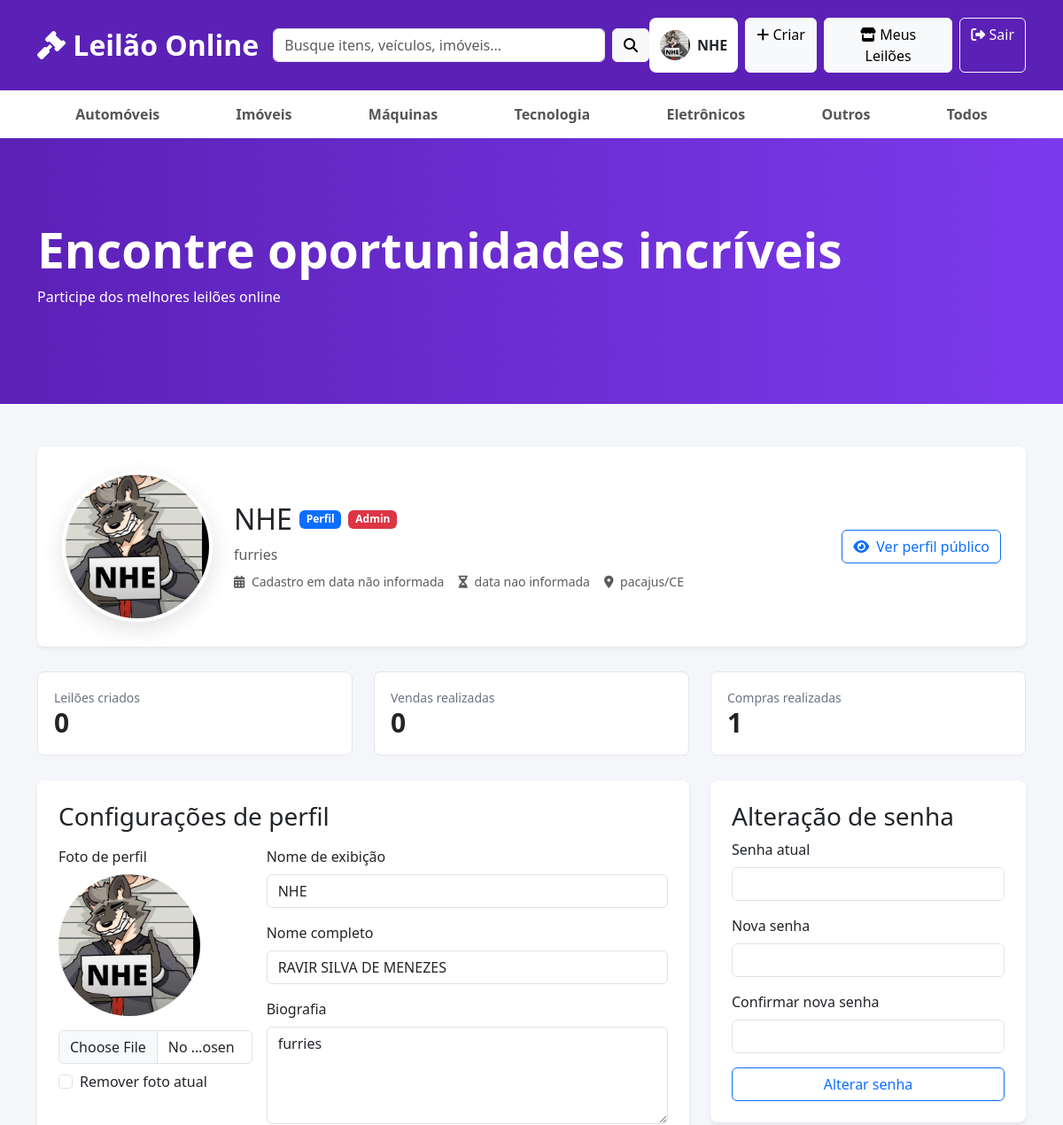
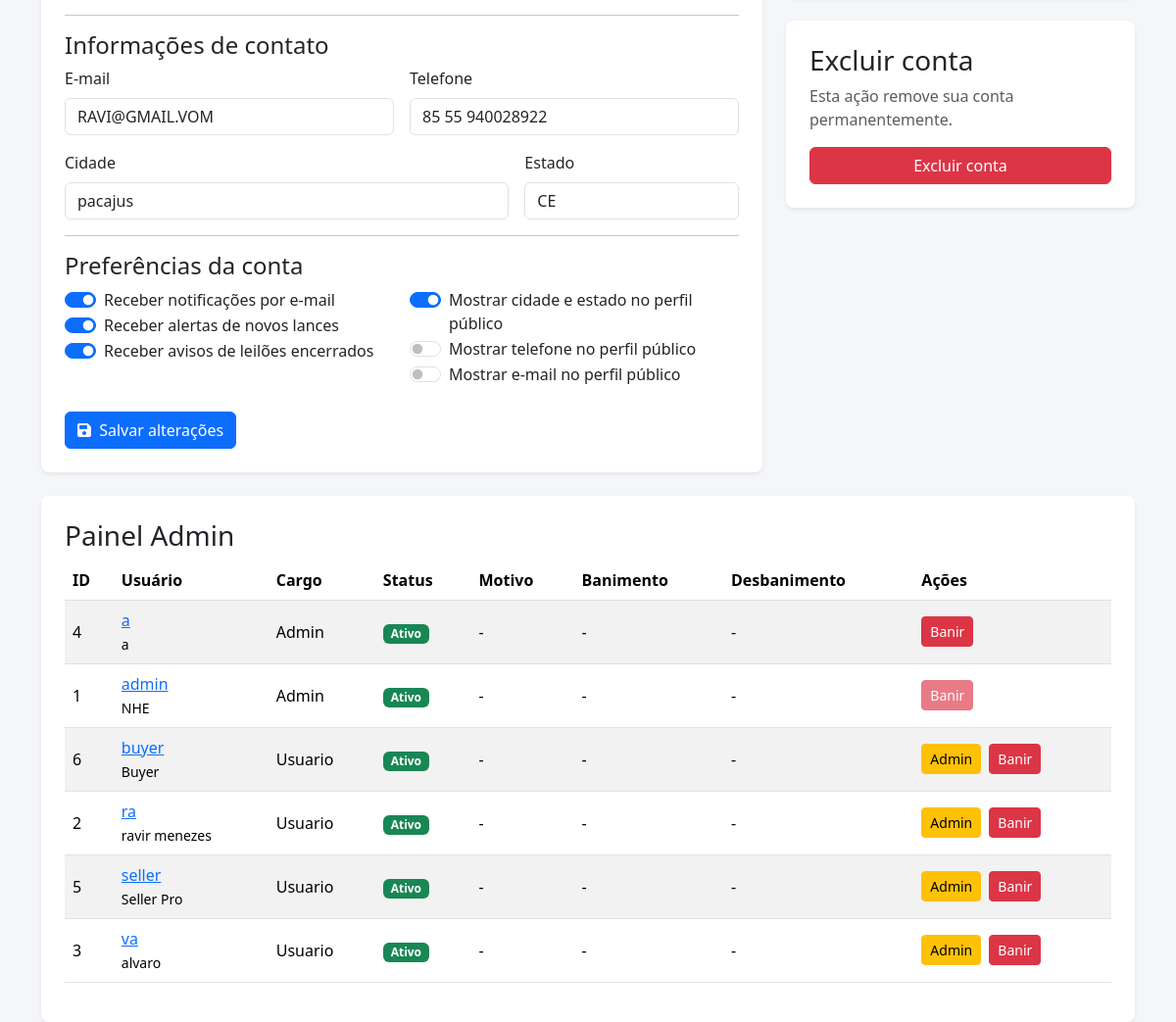
The app's page /perfil (signed in) with its own data (2 pictures, top to bottom).
### app.py (models this page shows)
class User(UserMixin, db.Model):
    foto = db.Column(
    db.String(200),
    default=FOTO_PADRAO
)
    id = db.Column(
        db.Integer,
        primary_key=True
    )
    username = db.Column(
        db.String(50),
        unique=True,
        nullable=False
    )
    password = db.Column(
        db.String(255),
        nullable=False
    )
    role = db.Column(
        db.String(20),
        default='Usuario'
    )
    nome_completo = db.Column(
        db.String(120)
    )
    telefone = db.Column(
        db.String(30)
    )
    email = db.Column(
        db.String(120)
    )
    cidade = db.Column(
        db.String(80)
    )
    estado = db.Column(
        db.String(2)
    )
    nome_exibicao = db.Column(
        db.String(80)
    )
    biografia = db.Column(
        db.Text
    )
    criado_em = db.Column(
        db.DateTime,
        default=datetime.utcnow
    )
    motivo_banimento = db.Column(
        db.Text
    )
    data_banimento = db.Column(
        db.DateTime
    )
    data_desbanimento = db.Column(
        db.DateTime
    )
    pref_email = db.Column(
        db.Boolean,
        default=True
    )
    pref_novos_lances = db.Column(
        db.Boolean,
        default=True
    )
    pref_leiloes_encerrados = db.Column(
        db.Boolean,
        default=True
    )
    mostrar_cidade = db.Column(
        db.Boolean,
        default=True
    )
    mostrar_telefone = db.Column(
        db.Boolean,
        default=False
    )
    mostrar_email = db.Column(
        db.Boolean,
        default=False
    )
    banido = db.Column(
    db.Boolean,
    default=False
)

### app.py (the view, shortened to what this page needs)
@app.route('/perfil', methods=['GET', 'POST'])
@login_required
def editar_perfil():
    usuarios = User.query.order_by(User.username.asc()).all() if current_user.role == 'Admin' else None
    return render_template(
        'perfil.html',
        stats=estatisticas_usuario(current_user),
        tempo_cadastro=tempo_de_cadastro(current_user),
        usuarios=usuarios
    )

### app.py (called while the page is built, shortened)
def tempo_de_cadastro(usuario):
    if not usuario or not usuario.criado_em:
        return "data nao informada"

def estatisticas_usuario(usuario):
    leiloes_criados = Leilao.query.filter_by(criador_id=usuario.id).count()
    vendas_realizadas = Leilao.query.filter_by(
        criador_id=usuario.id,
        encerrado=True
    ).filter(
        Leilao.vencedor_id.isnot(None)
    ).count()
    compras_realizadas = Leilao.query.filter_by(
        vencedor_id=usuario.id,
        encerrado=True
    ).count()
    return {
        'leiloes_criados': leiloes_criados,
        'vendas_realizadas': vendas_realizadas,
        'compras_realizadas': compras_realizadas,
        'reputacao': "Sem avaliacoes"
    }

@login_manager.user_loader
def load_user(user_id):
    return User.query.get(int(user_id))

@app.before_request
def bloquear_usuario_banido():
    rotas_livres = {'login', 'logout', 'static', 'cadastro'}
    if (
        current_user.is_authenticated
        and current_user.banido
        and request.endpoint not in rotas_livres
    ):
        logout_user()
        flash("Sua conta foi suspensa. Entre em contato com a administração.")
        return redirect(url_for('login'))

### templates/perfil.html (shortened to what this page needs)
{% extends 'base.html' %}
{% block conteudo %}
<div class="profile-shell">
<div class="profile-hero shadow-sm">
<div class="d-flex flex-column flex-md-row align-items-md-center gap-4">
<img
src="{{ url_for('static', filename='uploads/' + (current_user.foto or 'sem-imagem.png')) }}"
class="profile-avatar-xl"
alt="Foto de perfil">
<div class="flex-grow-1">
<div class="d-flex flex-wrap align-items-center gap-2 mb-2">
<h2 class="mb-0">{{ current_user.nome_exibicao or current_user.nome_completo or current_user.username }}</h2>
<span class="badge bg-primary">Perfil</span>
{% if current_user.role == 'Admin' %}
<span class="badge bg-danger">Admin</span>
{% endif %}
</div>
<p class="text-muted mb-2">{{ current_user.biografia or 'Sem biografia cadastrada.' }}</p>
<div class="d-flex flex-wrap gap-3 small text-muted">
<span><i class="fa-solid fa-calendar-days me-1"></i> Cadastro em {{ current_user.criado_em.strftime('%d/%m/%Y') if current_user.criado_em else 'data não informada' }}</span>
<span><i class="fa-solid fa-hourglass-half me-1"></i> {{ tempo_cadastro }}</span>
{% if current_user.mostrar_cidade %}
<span><i class="fa-solid fa-location-dot me-1"></i> {{ current_user.cidade or 'Cidade não informada' }}{% if current_user.estado %}/{{ current_user.estado }}{% endif %}</span>
{% endif %}
</div>
</div>
<a href="{{ url_for('perfil_publico', id=current_user.id) }}" class="btn btn-outline-primary">
<i class="fa-solid fa-eye me-1"></i>
Ver perfil público
</a>
</div>
</div>
<div class="row g-4 mt-1">
<div class="col-md-4">
<div class="metric-card">
<span>Leilões criados</span>
<strong>{{ stats.leiloes_criados }}</strong>
</div>
</div>
<div class="col-md-4">
<div class="metric-card">
<span>Vendas realizadas</span>
<strong>{{ stats.vendas_realizadas }}</strong>
</div>
</div>
<div class="col-md-4">
<div class="metric-card">
<span>Compras realizadas</span>
<strong>{{ stats.compras_realizadas }}</strong>
</div>
</div>
</div>
<div class="row g-4 mt-1">
<div class="col-lg-8">
<div class="card shadow-sm p-4">
<h3 class="mb-3">Configurações de perfil</h3>
<form method="POST" enctype="multipart/form-data">
<div class="row g-3">
<div class="col-md-4">
<label class="form-label">Foto de perfil</label>
<img
id="previewFoto"
src="{{ url_for('static', filename='uploads/' + (current_user.foto or 'sem-imagem.png')) }}"
class="profile-avatar-preview mb-3"
alt="Prévia da foto">
<input
type="file"
name="foto"
id="foto"
class="form-control"
accept=".jpg,.jpeg,.png,.webp,image/jpeg,image/png,image/webp">
<div class="form-check mt-2">
<input class="form-check-input" type="checkbox" name="remover_foto" value="1" id="remover_foto">
<label class="form-check-label" for="remover_foto">Remover foto atual</label>
</div>
</div>
<div class="col-md-8">
<label class="form-label">Nome de exibição</label>
<input type="text" name="nome_exibicao" class="form-control mb-3" value="{{ current_user.nome_exibicao or '' }}" required>
<label class="form-label">Nome completo</label>
<input type="text" name="nome_completo" class="form-control mb-3" value="{{ current_user.nome_completo or '' }}" required>
<label class="form-label">Biografia</label>
<textarea name="biografia" class="form-control" rows="4">{{ current_user.biografia or '' }}</textarea>
</div>
</div>
<hr>
<h4>Informações de contato</h4>
<div class="row g-3">
<div class="col-md-6">
<label class="form-label">E-mail</label>
<input type="email" name="email" class="form-control" value="{{ current_user.email or '' }}">
</div>
<div class="col-md-6">
<label class="form-label">Telefone</label>
<input type="tel" name="telefone" class="form-control" value="{{ current_user.telefone or '' }}">
</div>
<div class="col-md-8">
<label class="form-label">Cidade</label>
<input type="text" name="cidade" class="form-control" value="{{ current_user.cidade or '' }}">
</div>
<div class="col-md-4">
<label class="form-label">Estado</label>
<input type="text" name="estado" class="form-control" maxlength="2" value="{{ current_user.estado or '' }}">
</div>
</div>
<hr>
<h4>Preferências da conta</h4>
<div class="row g-3">
<div class="col-md-6">
<div class="form-check form-switch">
<input class="form-check-input" type="checkbox" name="pref_email" id="pref_email" {% if current_user.pref_email %}checked{% endif %}>
<label class="form-check-label" for="pref_email">Receber notificações por e-mail</label>
</div>
<div class="form-check form-switch">
<input class="form-check-input" type="checkbox" name="pref_novos_lances" id="pref_novos_lances" {% if current_user.pref_novos_lances %}checked{% endif %}>
<label class="form-check-label" for="pref_novos_lances">Receber alertas de novos lances</label>
</div>
<div class="form-check form-switch">
<input class="form-check-input" type="checkbox" name="pref_leiloes_encerrados" id="pref_leiloes_encerrados" {% if current_user.pref_leiloes_encerrados %}checked{% endif %}>
<label class="form-check-label" for="pref_leiloes_encerrados">Receber avisos de leilões encerrados</label>
</div>
</div>
<div class="col-md-6">
<div class="form-check form-switch">
<input class="form-check-input" type="checkbox" name="mostrar_cidade" id="mostrar_cidade" {% if current_user.mostrar_cidade %}checked{% endif %}>
<label class="form-check-label" for="mostrar_cidade">Mostrar cidade e estado no perfil público</label>
</div>
<div class="form-check form-switch">
<input class="form-check-input" type="checkbox" name="mostrar_telefone" id="mostrar_telefone" {% if current_user.mostrar_telefone %}checked{% endif %}>
<label class="form-check-label" for="mostrar_telefone">Mostrar telefone no perfil público</label>
</div>
<div class="form-check form-switch">
<input class="form-check-input" type="checkbox" name="mostrar_email" id="mostrar_email" {% if current_user.mostrar_email %}checked{% endif %}>
<label class="form-check-label" for="mostrar_email">Mostrar e-mail no perfil público</label>
</div>
</div>
</div>
<button class="btn btn-primary mt-4">
<i class="fa-solid fa-floppy-disk me-1"></i>
Salvar alterações
</button>
</form>
</div>
</div>
<div class="col-lg-4">
<div class="card shadow-sm p-4 mb-4">
<h3>Alteração de senha</h3>
<form method="POST">
<label class="form-label">Senha atual</label>
<input type="password" name="senha_atual" class="form-control mb-3" required>
<label class="form-label">Nova senha</label>
<input type="password" name="nova_senha" class="form-control mb-3" minlength="6" required>
<label class="form-label">Confirmar nova senha</label>
<input type="password" name="confirmar_senha" class="form-control mb-3" minlength="6" required>
<button class="btn btn-outline-primary w-100">Alterar senha</button>
</form>
</div>
<div class="card shadow-sm p-4 border-danger">
<h3>Excluir conta</h3>
<p class="text-muted">Esta ação remove sua conta permanentemente.</p>
<button type="button" class="btn btn-danger" data-bs-toggle="modal" data-bs-target="#modalExcluirConta">
Excluir conta
</button>
</div>
</div>
</div>
{% if current_user.role == 'Admin' and usuarios %}
<div class="card shadow-sm p-4 mt-4 border-danger">
<h3>Painel Admin</h3>
<div class="table-responsive">
<table class="table table-striped align-middle">
<thead>
<tr>
<th>ID</th>
<th>Usuário</th>
<th>Cargo</th>
<th>Status</th>
<th>Motivo</th>
<th>Banimento</th>
<th>Desbanimento</th>
<th>Ações</th>
</tr>
</thead>
<tbody>
{% for u in usuarios %}
<tr>
<td>{{ u.id }}</td>
<td>
<a href="{{ url_for('perfil_publico', id=u.id) }}">{{ u.username }}</a>
<br>
<small>{{ u.nome_exibicao or u.nome_completo or '' }}</small>
</td>
<td>{{ u.role }}</td>
<td>
{% if u.banido %}
<span class="badge bg-danger">Banido</span>
{% else %}
<span class="badge bg-success">Ativo</span>
{% endif %}
</td>
<td>{{ u.motivo_banimento or '-' }}</td>
<td>{{ u.data_banimento.strftime('%d/%m/%Y %H:%M') if u.data_banimento else '-' }}</td>
<td>{{ u.data_desbanimento.strftime('%d/%m/%Y %H:%M') if u.data_desbanimento else '-' }}</td>
<td>
<div class="d-flex gap-2 flex-wrap">
{% if u.role != 'Admin' %}
<form action="{{ url_for('promover', id=u.id) }}" method="POST">
<button class="btn btn-warning btn-sm">Admin</button>
</form>
{% endif %}
{% if not u.banido %}
<button
type="button"
class="btn btn-danger btn-sm"
data-bs-toggle="modal"
data-bs-target="#modalBanir{{ u.id }}"
{% if u.id == current_user.id %}disabled{% endif %}>
Banir
</button>
{% endif %}
</div>
</td>
</tr>
{% endfor %}
</tbody>
</table>
</div>
</div>
{% endif %}
</div>
{% endblock %}

### templates/base.html (shortened to what this page needs)
<!DOCTYPE html>
<html lang="pt-br">
<head>
<link
href="https://cdn.jsdelivr.net/npm/bootstrap@5.3.7/dist/css/bootstrap.min.css"
rel="stylesheet">
<link
rel="stylesheet"
href="{{ url_for('static', filename='style.css') }}">
<link
rel="stylesheet"
href="https://cdnjs.cloudflare.com/ajax/libs/font-awesome/6.5.2/css/all.min.css">
</head>
<body>
<nav class="navbar navbar-expand-lg topo">
<div class="container">
<a class="navbar-brand logo" href="/">
<i class="fa-solid fa-gavel"></i>
Leilão Online
</a>
<div
class="collapse navbar-collapse"
id="menu">
<form class="d-flex busca mx-auto">
<input
class="form-control"
placeholder="Busque itens, veículos, imóveis...">
<button
class="btn btn-light ms-2"
type="submit">
<i class="fa-solid fa-magnifying-glass"></i>
</button>
</form>
<div class="d-flex gap-2">
{% if current_user.is_authenticated %}
<a
href="{{ url_for('editar_perfil') }}"
class="nav-profile-link">
<img
src="{{ url_for('static', filename='uploads/' + (current_user.foto or 'sem-imagem.png')) }}"
alt="Foto de perfil"
class="nav-avatar">
<span>{{ current_user.nome_exibicao or current_user.nome_completo or current_user.username }}</span>
</a>
<a
href="/criar_leilao"
class="btn btn-light">
<i class="fa-solid fa-plus"></i>
Criar
</a>
<a
href="/meus_leiloes"
class="btn btn-light">
<i class="fa-solid fa-store"></i>
Meus Leilões
</a>
<a
href="/logout"
class="btn btn-outline-light">
<i class="fa-solid fa-right-from-bracket"></i>
Sair
</a>
{% endif %}
</div>
</div>
</div>
</nav>
<div class="categorias">
<div class="container">
<a href="/?categoria=Automóveis">
Automóveis
</a>
<a href="/?categoria=Imóveis">
Imóveis
</a>
<a href="/?categoria=Máquinas">
Máquinas
</a>
<a href="/?categoria=Tecnologia">
Tecnologia
</a>
<a href="/?categoria=Eletrônicos">
Eletrônicos
</a>
<a href="/?categoria=Outros">
Outros
</a>
<a href="/">
Todos
</a>
</div>
</div>
<div class="banner">
<div class="container">
<h1>
Encontre oportunidades incríveis
</h1>
<p>
Participe dos melhores leilões online
</p>
</div>
</div>
<div class="container mt-5">
{% block conteudo %}
{% endblock %}
</div>
</body>
</html>

### static/style.css (style rules this page uses)
body { background:#f4f6f9; }
.topo { background:#5b21b6; padding:20px; }
.logo { font-size:32px; font-weight:bold; color:white !important; }
.busca { width:50%; }
.categorias { background:white; padding:15px; box-shadow:0 2px 10px rgba(0,0,0,.08); }
.categorias .container { display:flex; justify-content:space-around; flex-wrap:wrap; }
.categorias a { text-decoration:none; color:#555; font-weight:bold; }
.banner { height:300px; background:linear-gradient( 90deg, #5b21b6, #7c3aed ); color:white; display:flex; align-items:center; }
.banner h1 { font-size:55px; font-weight:bold; }
.card { border:none; border-radius:8px; overflow:hidden; transition:.4s; }
.card img { height:220px; object-fit:cover; }
.nav-profile-link { display:flex; align-items:center; gap:8px; padding:6px 12px; border-radius:8px; background:white; color:#212529; text-decoration:none; font-weight:600; max-width:220px; }
.nav-profile-link span { overflow:hidden; text-overflow:ellipsis; white-space:nowrap; }
.nav-avatar, .seller-avatar-sm { width:34px; height:34px; border-radius:50%; object-fit:cover; flex:0 0 auto; }
.profile-shell, .marketplace-layout { max-width:1180px; margin:0 auto; }
.profile-hero { background:white; border-radius:8px; padding:28px; }
.profile-avatar-xl, .seller-avatar-lg { width:170px; height:170px; border-radius:50%; object-fit:cover; border:4px solid white; box-shadow:0 8px 24px rgba(15,23,42,.12); }
.profile-avatar-preview { display:block; width:160px; height:160px; border-radius:50%; object-fit:cover; }
.metric-card, .auction-price-box { background:white; border:1px solid #e5e7eb; border-radius:8px; padding:18px; height:100%; }
.metric-card span, .auction-price-box span, .seller-facts span { display:block; color:#6b7280; font-size:14px; }
.metric-card strong { font-size:30px; line-height:1.2; }
img.nav-avatar, img.seller-avatar-sm { height:34px; }
img.profile-avatar-xl, img.seller-avatar-lg { height:170px; }
img.profile-avatar-preview { height:160px; }

### records on screen
User: foto (picture), nome_exibicao "NHE", biografia "furries", criado_em "data não informada", cidade "pacajus", estado "CE", nome_completo "RAVIR SILVA DE MENEZES", email "RAVI@GMAIL.VOM", telefone "85 55 940028922", pref_email "☑", pref_novos_lances "☑", pref_leiloes_encerrados "☑", mostrar_cidade "☑", id "1", username "admin", role "Admin", banido "Ativo", motivo_banimento "-", data_banimento "-", data_desbanimento "-"
User: id "4", username "a", nome_exibicao "a", role "Admin", banido "Ativo", motivo_banimento "-", data_banimento "-", data_desbanimento "-"
User: id "6", username "buyer", nome_exibicao "Buyer", role "Usuario", banido "Ativo", motivo_banimento "-", data_banimento "-", data_desbanimento "-"
User: id "2", username "ra", nome_exibicao+nome_completo "ravir menezes", role "Usuario", banido "Ativo", motivo_banimento "-", data_banimento "-", data_desbanimento "-"
User: id "5", username "seller", nome_exibicao "Seller Pro", role "Usuario", banido "Ativo", motivo_banimento "-", data_banimento "-", data_desbanimento "-"
User: id "3", username "va", nome_exibicao+nome_completo "alvaro", role "Usuario", banido "Ativo", motivo_banimento "-", data_banimento "-", data_desbanimento "-"

### other values on screen
{{ tempo_cadastro }} "data nao informada"
{{ stats.leiloes_criados }} "0"
{{ stats.vendas_realizadas }} "0"
{{ stats.compras_realizadas }} "1"
